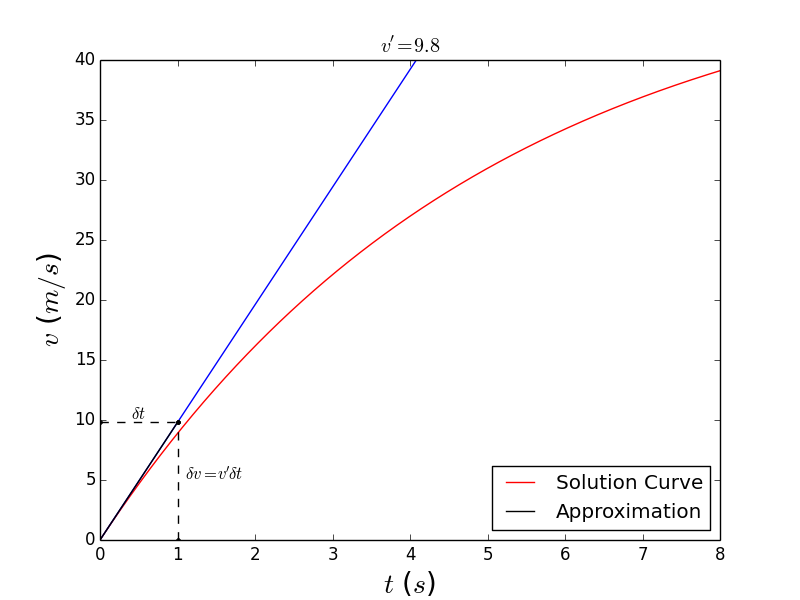

The Python source for this figure:
from pylab import *

figname='euler_gravity.png'

##set ranges to plot
xmin=0; xmax=8; dx=1
ymin=0; ymax=40; dy=10

##create a mesh
t=arange(1.0*xmin,1.0*xmax+dx,dx/100.)
y=arange(1.0*ymin,1.0*ymax+dy,dy)

##text to display
eqntex=r"$v' = 9.8$"

##plot exact solution
u=49.*(1-exp(-t/5.))
plot(t,u,'r-',label=r"Solution Curve")

v=0
##define differential equation
dt=1.
dv=(9.8-v/5.)*dt

#plot initial slope
plot([0,ymax/dv],[0,ymax])
plot([0,dx],[0,dv],'k-',label="Approximation")

text(0.4, 10.1, r'$\delta t$')
text(1.1, 5, r"$\delta v = v'\delta t$")
plot([dt,dt],[0,dv],'k--.')
plot([0,dt],[dv,dv],'k--.')

title(eqntex)
legend(loc=4)
axis([xmin, xmax, ymin, ymax])

##plotting stuff
xlabel(r'$t$ ($s$)',size=20)
ylabel(r'$v$ ($m/s$)',size=20)



savefig(figname)
